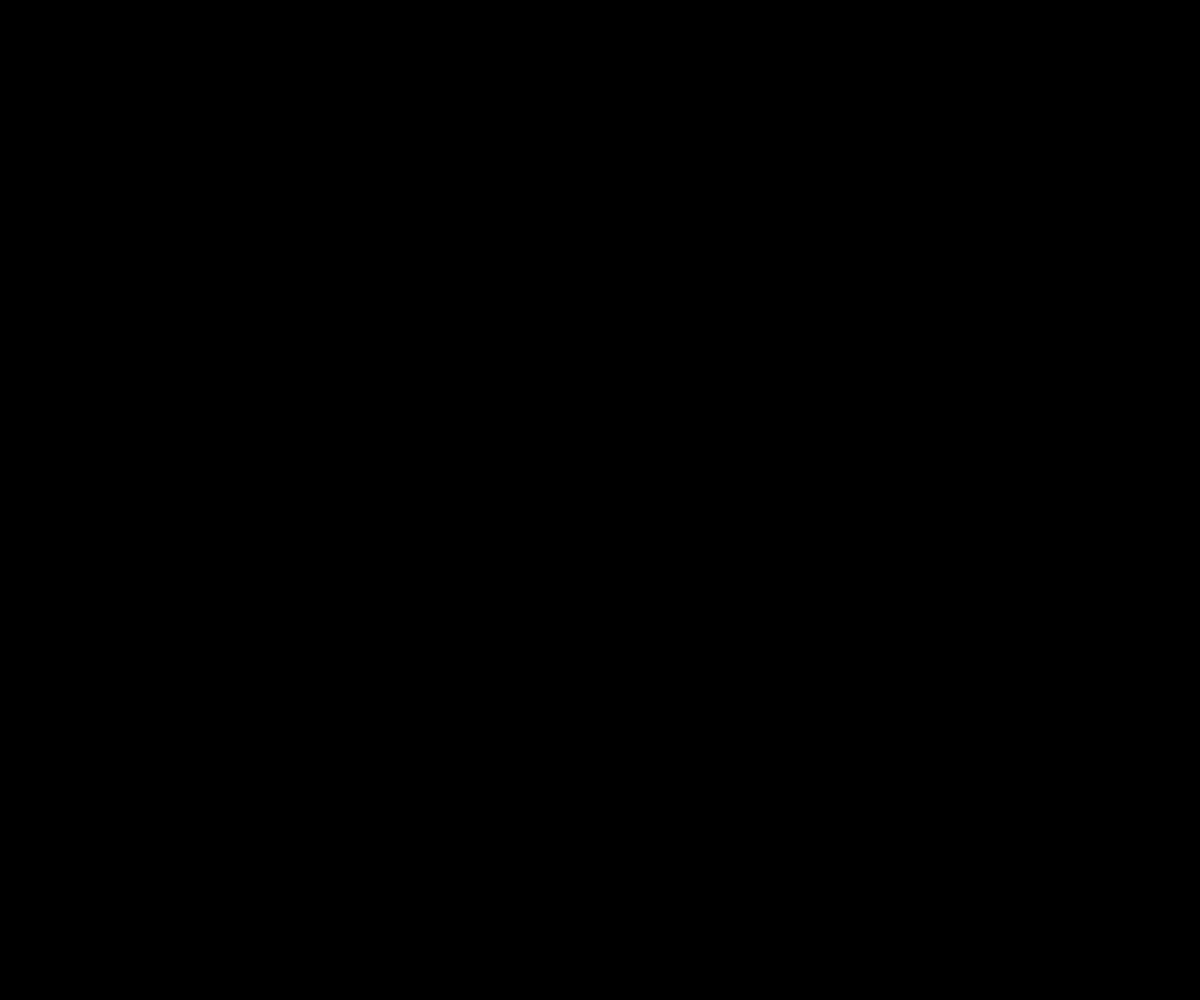
Frame 1 (no input)
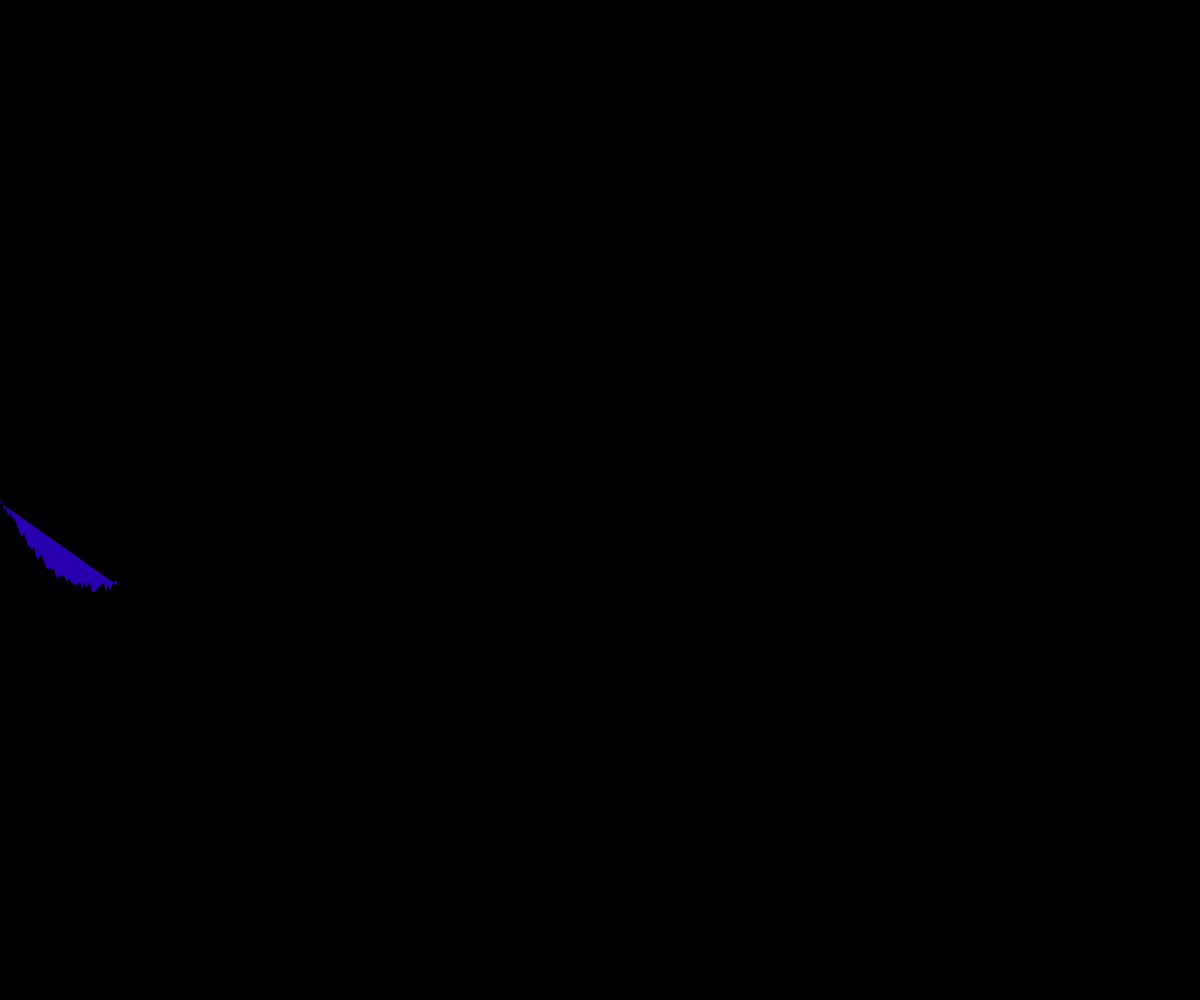
Frame 60 (no input)
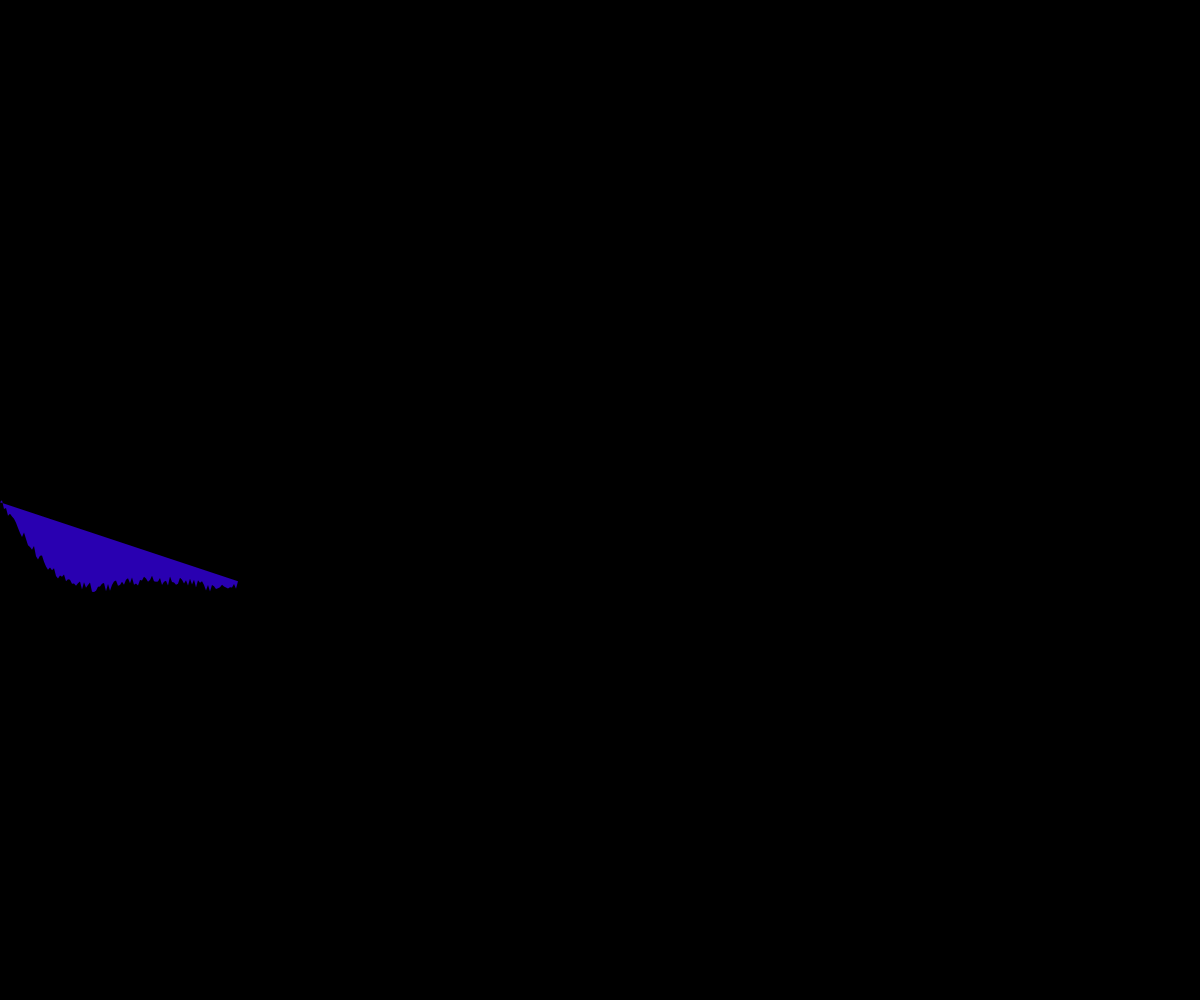
Frame 120 (the mouse pressed at the canvas centre since frame 60)

The p5.js sketch that drew these frames (run headless with seeded random() and noise() and a simulated clock; from frame 60 on, the mouse is pressed at the canvas centre):

// p5.js sketch
// ── sketch.js
let points = [];
let x = 0;
let y = 0;
let time = 0;

function setup() {
  createCanvas(windowWidth, windowHeight);
  colorMode(HSB, 255);
  noStroke();
}

function draw() {
  background(0);

  // Generate EKG-like pattern
  if (points.length > width) {
    points.shift();
  }

  // Add new point with EKG pattern
  let heartRate = 0.02;
  let spike = sin(time * heartRate) * 100;
  let noise = random(-5, 5);
  let pulse = sin(time * heartRate * 3) * 20;
  
  y = height / 2 + spike + pulse + noise;
  points.push({x: x, y: y});

  // Draw the neon line
  beginShape();
  for (let i = 0; i < points.length; i++) {
    let point = points[i];
    let alpha = map(i, 0, points.length, 0, 255);
    
    // Create glowing effect with multiple layers
    fill(180, 255, 255, alpha * 0.7);
    vertex(point.x, point.y);
  }
  endShape();

  // Move the line from left to right
  x += 2;
  time++;
  
  if (x > width + 100) {
    x = -100;
  }
}

function windowResized() {
  resizeCanvas(windowWidth, windowHeight);
}
